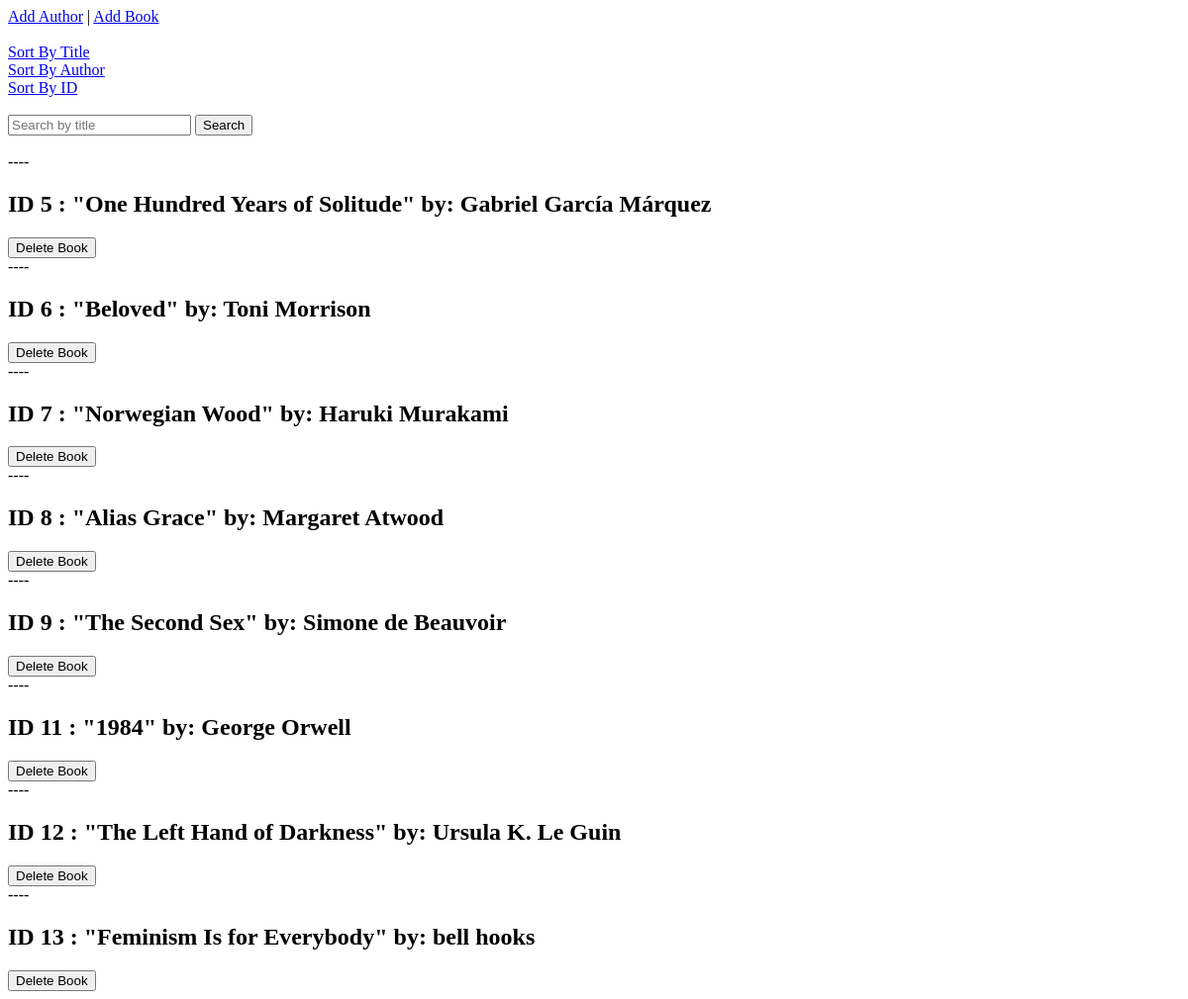
Before: / with the older database file.
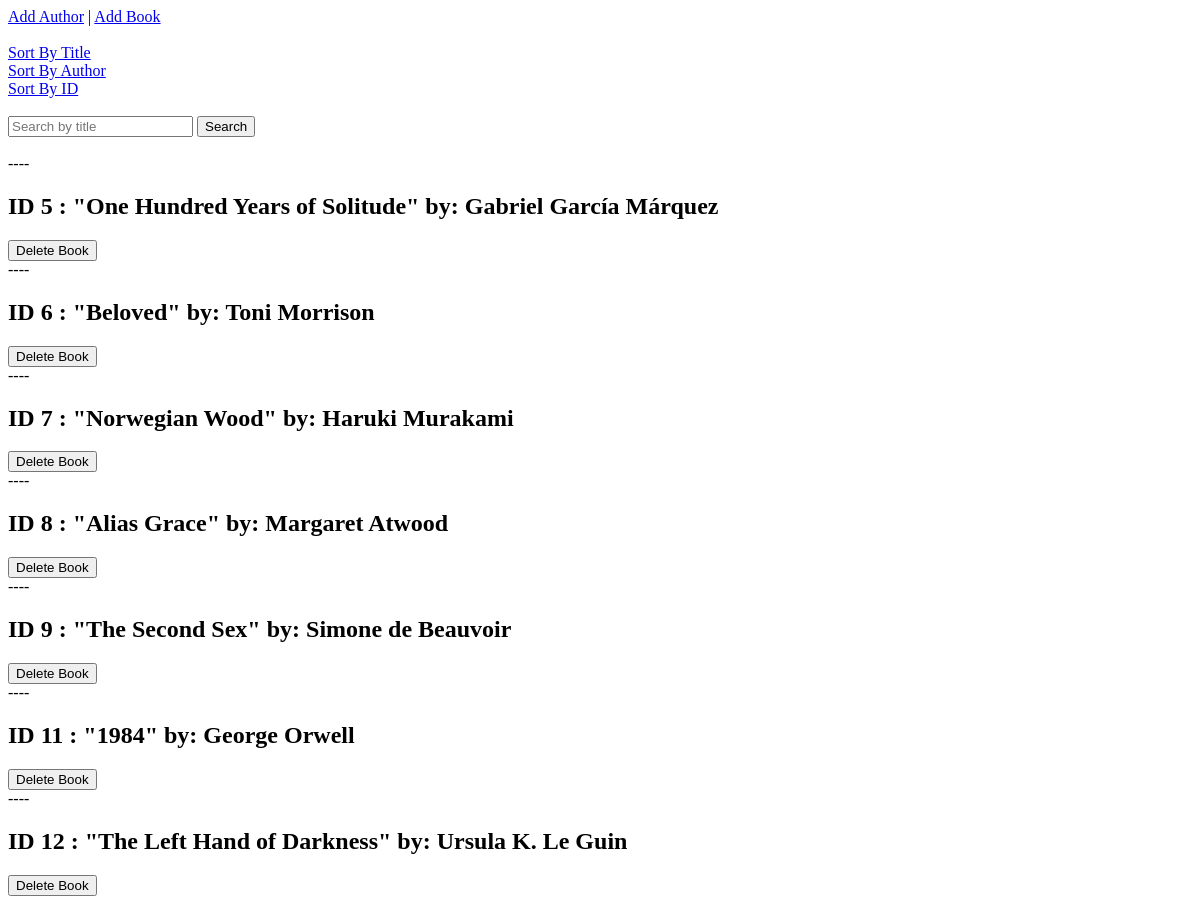
After: the same page with the newer database file.
### data_models.py (models this page shows)
class Book(db.Model):
    id = db.Column(db.Integer, primary_key=True)
    isbn = db.Column(db.String, nullable=True)
    title = db.Column(db.String, nullable=False)
    publication_year = db.Column(db.Integer, nullable=False)
    author_id = db.Column(db.Integer, db.ForeignKey('author.id'), nullable=False)
    author = db.relationship('Author', backref='books')

class Author(db.Model):
    id = db.Column(db.Integer, primary_key=True)
    name = db.Column(db.String, nullable=False)
    birth_date = db.Column(db.Date, nullable=False)
    date_of_death = db.Column(db.Date, nullable=True)

### app.py (the view)
@app.route('/')
def home():
    search = request.args.get('search')
    sort = request.args.get('sort')
    message = request.args.get('message')
    if search:
        books = Book.query.filter(Book.title.like(f'%{search}%')).all()
    elif sort == 'title':
        books = Book.query.order_by(Book.title).all()
    elif sort == 'author':
        books = Book.query.join(Author).order_by(Author.name).all()
    elif sort == 'id':
        books = Book.query.order_by(Book.id).all()
    else:
        books = Book.query.all()
    return render_template('home.html', books=books, search=search, message=message)

### templates/home.html (shortened to what this page needs)
<!DOCTYPE html>
<html lang="en">
  <head>
  </head>
  <body>
  <a href="/add_author">Add Author</a> | <a href="/add_book">Add Book</a><br><br>
  <a href="/?sort=title">Sort By Title</a><br>
  <a href="/?sort=author">Sort By Author</a><br>
  <a href="/?sort=id">Sort By ID</a>
  <br><br>
  <form action="/" method="GET">
    <label>
      <input name="search" placeholder="Search by title" type="text">
    </label>
    <button type="submit">Search</button>
  </form>
  <br>
{% for book in books %}
<div>
  ----
  <h2>ID {{book.id}} : "{{ book.title }}" by: {{ book.author.name }}</h2>
  <form action="/book/{{book.id}}/delete" method="POST">
    <button type="submit">Delete Book</button>
  </form>
</div>
{% endfor %}
</body>
</html>

Changed rows visible on the page:
removed Book: id "13", title "Feminism Is for Everybody", author.name "bell hooks"
